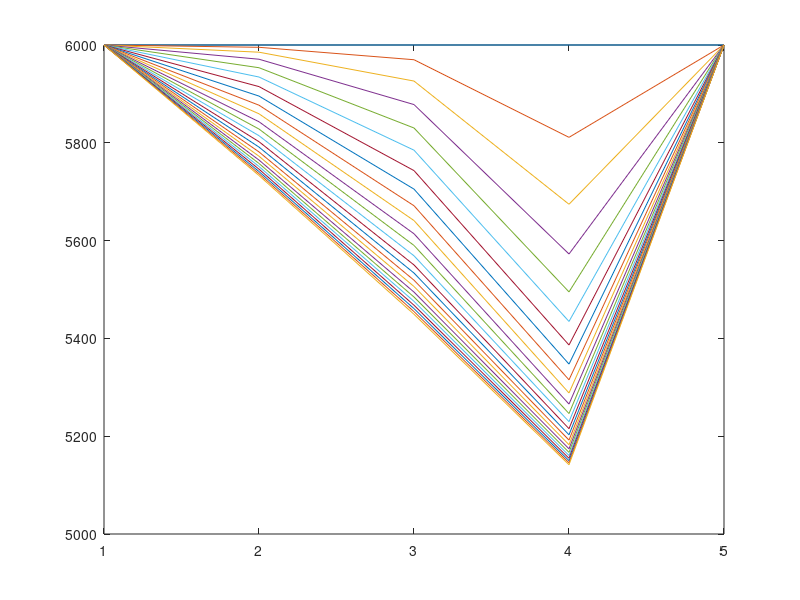

MATLAB code for this plot:
%AmirMohyeddini

%comment
%press|_______|noflow
                                %point distribute
%zarib
%sabet
%zarib=zeros(N-1,N-1);
%sabet=zeros(N-1,1);
%pressure(:,1)=pl;
%if i==1 sabet -left*pl
%press_________noflow

%                                               point distribution
%pressure(n-1,i+1)&&-qsc(i+1) important
%%%%%%%%%%%%%%%%%%%%%%%%%%%%%%%%%%%%%%%%%%%%%%%%%%%%%%%%%%%%%%%%%%%%%%%%%%%

clc;
clear;
close all;

N=5;
phi=0.18;

deltax=zeros(1,N);
for i=1:N
   deltax(1,i)=1000; 
end
deltay=1000;
deltaz=75;
% permx=15;
permx=zeros(1,N);
for i=1:N
   permx(1,i)=15; 
    
end
% Bo=1;
co=3.5e-6;
Bo=@(p) 1;%1/(1+co*(p-4200));
muob=3.5;
pb=2635;
mu=@(p) 10;%muob*(p/pb)^(2.6*(p^1.187)*exp(-11.513+(-8.98e-5*p)));


% deltax=lenx/N;
zarib=zeros(N-2,N-2);
sabet=zeros(N-2,1);
deltat=15;
time=365;
pl=6000;
pr=6000;
nt=floor(time/deltat);
pressure=zeros(nt,N);
pressure(1,:)=6000;
pressure(:,1)=pl;
pressure(:,end)=6000;
betac=1.127e-3;
alphac=5.615;
Ax=deltay*deltaz;
vb=Ax.*deltax;

qsc=zeros(1,N);
qsc(4)=-150;

% qsc(67)=-10;
for n=2:nt
   for i=1:N-2
        if i==1
                     
         right=(betac*Ax*(deltax(1,i+1)+deltax(1,i+2))/(deltax(1,i+1)/permx(1,i+1)+deltax(1,i+2)/permx(1,i+2)))/(mu(1/2*(pressure(n-1,i+1)+pressure(n-1,i+2)))*Bo(1/2*(pressure(n-1,i+1)+pressure(n-1,i+2)))*(1/2*(deltax(1,i+1)+deltax(1,i+2))));
         left=(betac*Ax*(deltax(1,i+1)+deltax(1,i))/(deltax(1,i+1)/permx(1,i+1)+deltax(1,i)/permx(1,i)))/(mu(1/2*(pressure(n-1,i+1)+pressure(n-1,i)))*Bo(1/2*(pressure(n-1,i+1)+pressure(n-1,i)))*(1/2*(deltax(1,i+1)+deltax(1,i))));
         self=-2*(betac*Ax*permx(1,i+1))/(mu(pressure(n-1,i+1))*Bo(pressure(n-1,i+1))*(deltax(1,i+1)))-(vb(1,i+1)*phi*co)/(alphac*Bo(pressure(n-1,i+1))*deltat);  
           zarib(i,i+1)=right;
           zarib(i,i)=self;
%            zarib(i,i-1)=left;
           sabet(i,1)=-qsc(i+1)-(vb(1,i+1)*phi*co)/(alphac*Bo(pressure(n-1,i+1))*deltat)*pressure(n-1,i+1)-pl*left;

      elseif i==N-2
                   
         right=(betac*Ax*(deltax(1,i+1)+deltax(1,i+2))/(deltax(1,i+1)/permx(1,i+1)+deltax(1,i+2)/permx(1,i+2)))/(mu(1/2*(pressure(n-1,i+1)+pressure(n-1,i+2)))*Bo(1/2*(pressure(n-1,i+1)+pressure(n-1,i+2)))*(1/2*(deltax(1,i+1)+deltax(1,i+2))));
         left=(betac*Ax*(deltax(1,i+1)+deltax(1,i))/(deltax(1,i+1)/permx(1,i+1)+deltax(1,i)/permx(1,i)))/(mu(1/2*(pressure(n-1,i+1)+pressure(n-1,i)))*Bo(1/2*(pressure(n-1,i+1)+pressure(n-1,i)))*(1/2*(deltax(1,i+1)+deltax(1,i))));
         self=-2*(betac*Ax*permx(1,i+1))/(mu(pressure(n-1,i+1))*Bo(pressure(n-1,i+1))*(deltax(1,i+1)))-(vb(1,i+1)*phi*co)/(alphac*Bo(pressure(n-1,i+1))*deltat);  
%             zarib(i,i+1)=right;
           zarib(i,i)=self;
           zarib(i,i-1)=left;
           sabet(i,1)=-qsc(i+1)-(vb(1,i+1)*phi*co)/(alphac*Bo(pressure(n-1,i+1))*deltat)*pressure(n-1,i+1)-pr*right;
        else
            
         right=(betac*Ax*(deltax(1,i+1)+deltax(1,i+2))/(deltax(1,i+1)/permx(1,i+1)+deltax(1,i+2)/permx(1,i+2)))/(mu(1/2*(pressure(n-1,i+1)+pressure(n-1,i+2)))*Bo(1/2*(pressure(n-1,i+1)+pressure(n-1,i+2)))*(1/2*(deltax(1,i+1)+deltax(1,i+2))));
         left=(betac*Ax*(deltax(1,i+1)+deltax(1,i))/(deltax(1,i+1)/permx(1,i+1)+deltax(1,i)/permx(1,i)))/(mu(1/2*(pressure(n-1,i+1)+pressure(n-1,i)))*Bo(1/2*(pressure(n-1,i+1)+pressure(n-1,i)))*(1/2*(deltax(1,i+1)+deltax(1,i))));
         self=-2*(betac*Ax*permx(1,i+1))/(mu(pressure(n-1,i+1))*Bo(pressure(n-1,i+1))*(deltax(1,i+1)))-(vb(1,i+1)*phi*co)/(alphac*Bo(pressure(n-1,i+1))*deltat);  
           zarib(i,i+1)=right;
           zarib(i,i)=self;
           zarib(i,i-1)=left;
           sabet(i,1)=-qsc(i+1)-(vb(1,i+1)*phi*co)/(alphac*Bo(pressure(n-1,i+1))*deltat)*pressure(n-1,i+1);
           
       end
       
      
   end
   %x=zarayeb^-1*sabet;
x=linsolve(zarib,sabet);
pressure(n,2:end-1)=x';
% pressure(:,1)=6000;
    
    
end
% for n=2:nt
%     (pressure(n,5))-(pressure(n-1,5));  %#ok
% end

for n=1:nt
   plot(pressure(n,:))
   hold on
end


% figure
% plot(pressure(:,50));

